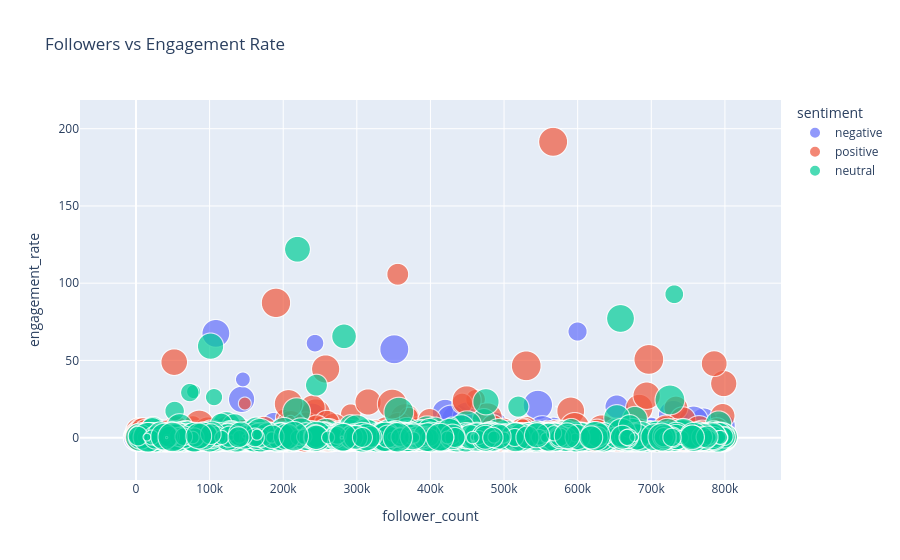

Notebook source saved alongside this figure:
### Code cell
fig = px.scatter(
    wrangled_data,
    x='follower_count',
    y='engagement_rate',
    size='likes',
    color='sentiment',
    hover_data=['post_type', 'post_category'],
    title='Followers vs Engagement Rate',
    size_max=30)

fig.show()

### Figure 1 — Plotly figure (JSON) as saved in the notebook; plotly's stock layout.template omitted (floating-point values rounded to 4 significant figures; data arrays with more than 128 entries replaced by an {"elided": "..."} marker saying what was removed)
{"data": [{"customdata": {"elided": "960x2 str values"}, "hovertemplate": "sentiment=negative<br>follower_count=%{x}<br>engagement_rate=%{y}<br>likes=%{marker.size}<br>post_type=%{customdata[0]}<br>post_category=%{customdata[1]}<extra></extra>", "legendgroup": "negative", "marker": {"color": "#636efa", "size": {"elided": "960 int values"}, "sizemode": "area", "sizeref": 22.22, "symbol": "circle"}, "mode": "markers", "name": "negative", "showlegend": true, "type": "scattergl", "x": {"elided": "960 int values"}, "xaxis": "x", "y": {"elided": "960 float values"}, "yaxis": "y"}, {"customdata": {"elided": "2513x2 str values"}, "hovertemplate": "sentiment=positive<br>follower_count=%{x}<br>engagement_rate=%{y}<br>likes=%{marker.size}<br>post_type=%{customdata[0]}<br>post_category=%{customdata[1]}<extra></extra>", "legendgroup": "positive", "marker": {"color": "#EF553B", "size": {"elided": "2513 int values"}, "sizemode": "area", "sizeref": 22.22, "symbol": "circle"}, "mode": "markers", "name": "positive", "showlegend": true, "type": "scattergl", "x": {"elided": "2513 int values"}, "xaxis": "x", "y": {"elided": "2513 float values"}, "yaxis": "y"}, {"customdata": {"elided": "1527x2 str values"}, "hovertemplate": "sentiment=neutral<br>follower_count=%{x}<br>engagement_rate=%{y}<br>likes=%{marker.size}<br>post_type=%{customdata[0]}<br>post_category=%{customdata[1]}<extra></extra>", "legendgroup": "neutral", "marker": {"color": "#00cc96", "size": {"elided": "1527 int values"}, "sizemode": "area", "sizeref": 22.22, "symbol": "circle"}, "mode": "markers", "name": "neutral", "showlegend": true, "type": "scattergl", "x": {"elided": "1527 int values"}, "xaxis": "x", "y": {"elided": "1527 float values"}, "yaxis": "y"}], "layout": {"legend": {"itemsizing": "constant", "title": {"text": "sentiment"}, "tracegroupgap": 0}, "title": {"text": "Followers vs Engagement Rate"}, "xaxis": {"anchor": "y", "domain": [0, 1], "title": {"text": "follower_count"}}, "yaxis": {"anchor": "x", "domain": [0, 1], "title": {"text": "engagement_rate"}}}}
